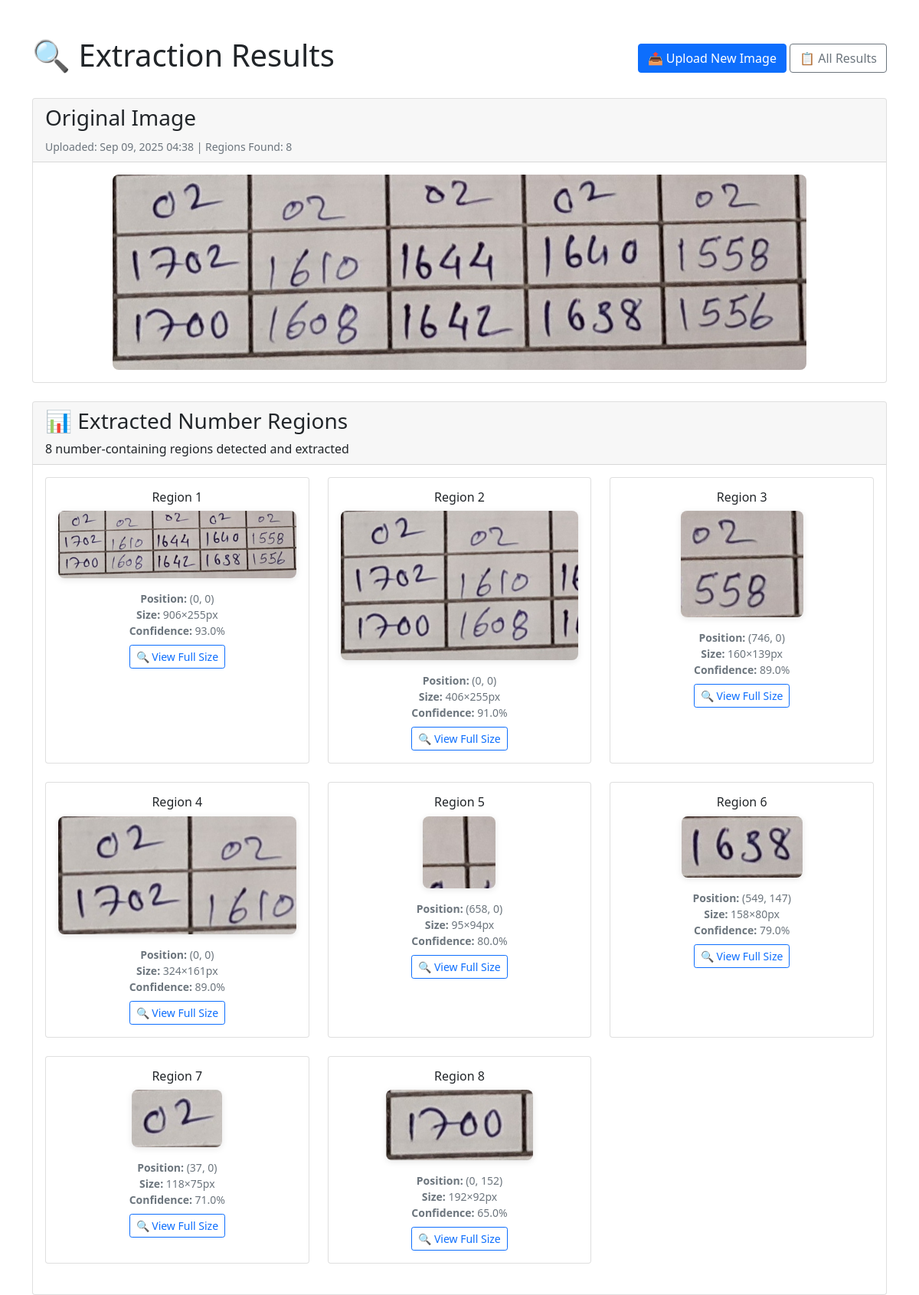
The page /extractor/results/1/ on the database its author committed.
### extractor/models.py (models this page shows, shortened)
class UploadedImage(models.Model):
    original_image = models.ImageField(upload_to='uploads/')
    uploaded_at = models.DateTimeField(default=timezone.now)
    processed = models.BooleanField(default=False)
    total_regions_found = models.IntegerField(default=0)

class NumberRegion(models.Model):
    parent_image = models.ForeignKey(
        UploadedImage, on_delete=models.CASCADE, related_name='number_regions'
    )
    cropped_image = models.ImageField(upload_to='number_regions/')
    region_index = models.IntegerField()
    bbox_x = models.IntegerField()
    bbox_y = models.IntegerField()
    bbox_width = models.IntegerField()
    bbox_height = models.IntegerField()
    confidence_score = models.FloatField()
    extracted_at = models.DateTimeField(default=timezone.now)
    class Meta:
        ordering = ['parent_image', 'region_index']

### extractor/views.py (the view)
# urls.py: path('results/<int:image_id>/', views.ResultsView.as_view(), name='results'),
class ResultsView(View):
    def get(self, request, image_id):
        uploaded_image = get_object_or_404(UploadedImage, id=image_id)
        number_regions = uploaded_image.number_regions.all()
        return render(request, 'extractor/results.html', {
            'uploaded_image': uploaded_image,
            'number_regions': number_regions
        })

### extractor/templates/extractor/results.html (shortened to what this page needs)
<!DOCTYPE html>
<html lang="en">
<head>
    <link href="https://cdn.jsdelivr.net/npm/bootstrap@5.1.3/dist/css/bootstrap.min.css" rel="stylesheet">
</head>
<body>
    <div class="container mt-5">
        <div class="row">
            <div class="col-12">
                <div class="d-flex justify-content-between align-items-center mb-4">
                    <h1>🔍 Extraction Results</h1>
                    <div>
                        <a href="{% url 'upload' %}" class="btn btn-primary">📤 Upload New Image</a>
                        <a href="{% url 'all_results' %}" class="btn btn-outline-secondary">📋 All Results</a>
                    </div>
                </div>
                <div class="card mb-4">
                    <div class="card-header">
                        <h3>Original Image</h3>
                        <small class="text-muted">
                            Uploaded: {{ uploaded_image.uploaded_at|date:"M d, Y H:i" }} |
                            Regions Found: {{ uploaded_image.total_regions_found }}
                        </small>
                    </div>
                    <div class="card-body text-center">
                        <img src="{{ uploaded_image.original_image.url }}" class="original-preview" alt="Original Image">
                    </div>
                </div>
                {% if number_regions %}
                <div class="card">
                    <div class="card-header">
                        <h3>📊 Extracted Number Regions</h3>
                        <p class="mb-0">{{ number_regions|length }} number-containing regions detected and extracted</p>
                    </div>
                    <div class="card-body">
                        <div class="row">
                            {% for region in number_regions %}
                            <div class="col-md-4 col-sm-6 mb-4">
                                <div class="card region-card h-100">
                                    <div class="card-body text-center">
                                        <h6 class="card-title">Region {{ region.region_index|add:1 }}</h6>
                                        <img src="{{ region.cropped_image.url }}" class="cropped-region mb-3" alt="Number Region">
                                        <div class="small text-muted">
                                            <div><strong>Position:</strong> ({{ region.bbox_x }}, {{ region.bbox_y }})</div>
                                            <div><strong>Size:</strong> {{ region.bbox_width }}×{{ region.bbox_height }}px</div>
                                            <div><strong>Confidence:</strong> {{ region.confidence_score|floatformat:1 }}%</div>
                                        </div>
                                        <a href="{{ region.cropped_image.url }}" class="btn btn-sm btn-outline-primary mt-2" target="_blank">
                                            🔍 View Full Size
                                        </a>
                                    </div>
                                </div>
                            </div>
                            {% endfor %}
                        </div>
                    </div>
                </div>
                {% endif %}
            </div>
        </div>
    </div>
</body>
</html>

### extractor/templates/extractor/results.html (style rules this page uses)
.region-card { transition: transform 0.2s; }
.cropped-region { max-width: 100%; max-height: 200px; border-radius: 8px; box-shadow: 0 2px 8px rgba(0,0,0,0.1); }
.original-preview { max-width: 100%; max-height: 400px; border-radius: 8px; }

### rows shown on the page
UploadedImage: uploaded_at "Sep 09, 2025 04:38", total_regions_found "8", original_image (picture)
NumberRegion: region_index|add "1", cropped_image (picture), bbox_x "0", bbox_y "0", bbox_width "906", bbox_height "255", confidence_score "93.0"
NumberRegion: region_index|add "2", cropped_image (picture), bbox_x "0", bbox_y "0", bbox_width "406", bbox_height "255", confidence_score "91.0"
NumberRegion: region_index|add "3", cropped_image (picture), bbox_x "746", bbox_y "0", bbox_width "160", bbox_height "139", confidence_score "89.0"
NumberRegion: region_index|add "4", cropped_image (picture), bbox_x "0", bbox_y "0", bbox_width "324", bbox_height "161", confidence_score "89.0"
NumberRegion: region_index|add "5", cropped_image (picture), bbox_x "658", bbox_y "0", bbox_width "95", bbox_height "94", confidence_score "80.0"
NumberRegion: region_index|add "6", cropped_image (picture), bbox_x "549", bbox_y "147", bbox_width "158", bbox_height "80", confidence_score "79.0"
NumberRegion: region_index|add "7", cropped_image (picture), bbox_x "37", bbox_y "0", bbox_width "118", bbox_height "75", confidence_score "71.0"
NumberRegion: region_index|add "8", cropped_image (picture), bbox_x "0", bbox_y "152", bbox_width "192", bbox_height "92", confidence_score "65.0"

### other values the page prints
{{ number_regions|length }} "8"
